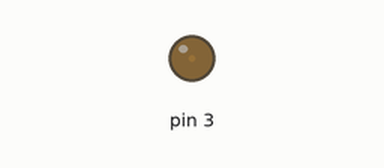
Recording of a sketch running on a simulated Arduino Uno, built with avr-gcc and run on an emulated ATmega328P. Parts: output pins drawn as LEDs (lit = HIGH).

Above: at 0.05 s.
At 2.25 s:
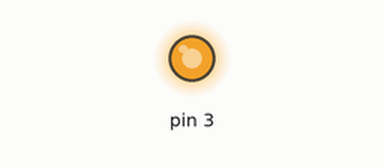
At 3.35 s:
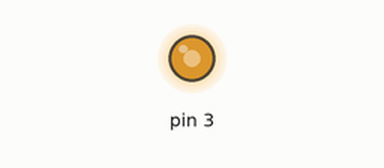
At 4.5 s:
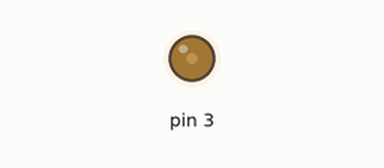
Timing chart, 0 to 6.6 s (numbered marks = the images above):
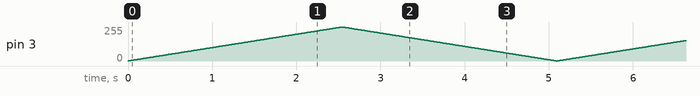

The sketch:

HW3_Prob7.ino.ino
```cpp
// fade an LED with PWM

int main(void)
{
  DDRD = 0b00001000; // set pin 3 as output
  TCCR2A = 0b00100001; // set up PWM, datasheet p205
  TCCR2B = 0b00000001; // set up PWM and prescaler, datasheet p206
  while(1){
    while(OCR2B<255){
      OCR2B++;  // increment output compare register
      _delay_ms(10);
    }
    while(OCR2B>0){
      OCR2B--; // decrement output compare register
      _delay_ms(10);
    }
  }
}
```
